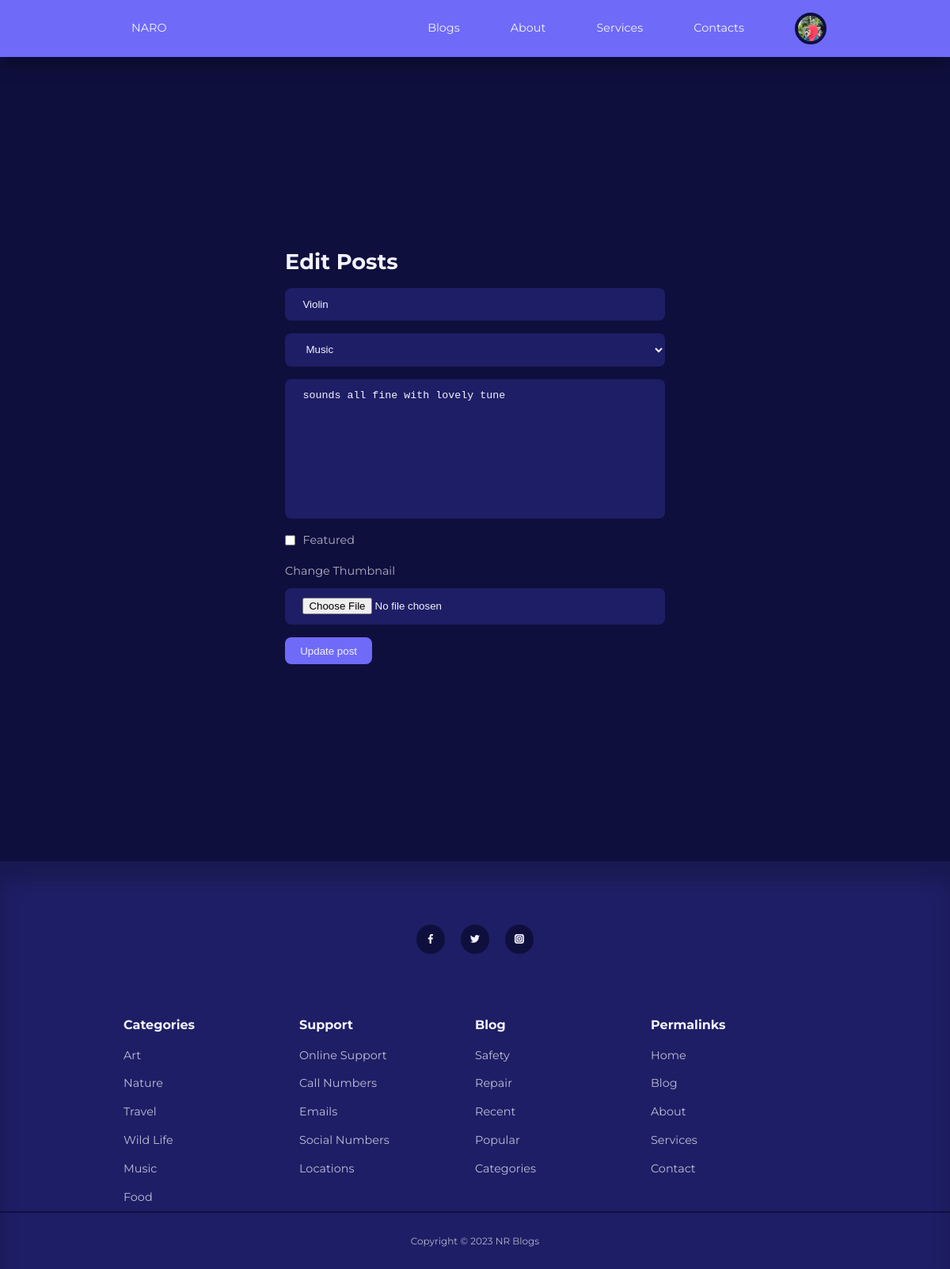
Page /Admin/edit-posts.php?id=7 (signed in) on the committed database.
### tables this page shows
CREATE TABLE `users` (
  `id` int(11) UNSIGNED NOT NULL,
  `firstname` varchar(50) NOT NULL,
  `lastname` varchar(50) NOT NULL,
  `username` varchar(50) NOT NULL,
  `email` varchar(100) NOT NULL,
  `password` varchar(255) NOT NULL,
  `avatar` varchar(255) NOT NULL,
  `is_admin` tinyint(1) NOT NULL
);

CREATE TABLE `posts` (
  `po_id` int(11) UNSIGNED NOT NULL,
  `title` varchar(255) NOT NULL,
  `body` text NOT NULL,
  `thumbnail` varchar(255) NOT NULL,
  `date_time` timestamp NOT NULL DEFAULT current_timestamp(),
  `category_id` int(11) UNSIGNED DEFAULT NULL,
  `author_id` int(11) UNSIGNED NOT NULL,
  `is_featured` tinyint(1) NOT NULL
);

CREATE TABLE `category` (
  `cat_id` int(11) UNSIGNED NOT NULL,
  `title` varchar(50) NOT NULL,
  `description` text NOT NULL
);

### Admin/partials/header.php (called while the page is built, shortened)
<?php
require '../partials/header.php';

### Admin/edit-posts.php (the view, shortened to what this page needs)
<?php
include 'partials/header.php';
$category_query = "SELECT * FROM category";
$categories = mysqli_query($conn, $category_query);
if (isset($_GET['id'])) {
   $id = filter_var($_GET['id'], FILTER_SANITIZE_NUMBER_INT);
   $query = "SELECT * FROM posts WHERE po_id = ?";
   $stmt = mysqli_prepare($conn, $query);
   if ($stmt) {
       mysqli_stmt_bind_param($stmt, 'i', $id);
       mysqli_stmt_execute($stmt);
       $result = mysqli_stmt_get_result($stmt);
       $post = mysqli_fetch_assoc($result);
   } else {
       header('location:' . ROOT_URL . 'Admin/');
       exit();
   }
} else {
    header('location:' . ROOT_URL . 'Admin/');
    exit();
}
?>
<section class="form_section">
    <div class="container form_section-container">
        <h2>Edit Posts</h2>
        <form action="<?= ROOT_URL ?>Admin/edit-post-logic.php" enctype="multipart/form-data" method="POST">
            <input type="text" name="title" value="<?= $post['title'] ?>" placeholder="Title" required>
            <select name="category" required>
                <?php while ($category = mysqli_fetch_assoc($categories)) :?>
                    <option value="<?= $category['cat_id'] ?>" <?= $category['cat_id'] == $post['category_id'] ? 'selected' : '' ?>>
                        <?= $category['title'] ?>
                    </option>
                <?php endwhile ?>
            </select>
            <textarea name="body" rows="10" placeholder="Body" required><?= $post['body'] ?></textarea>
            <div class="form_control inline">
                <input type="checkbox" id="is_featured" name="is_featured" value="1" <?= $post['is_featured'] == 1 ? 'checked' : '' ?>>
                <label for="is_featured">Featured</label>
            </div>
            <div class="form_control">
               <label for="thumbnail">Change Thumbnail</label>
               <input type="file" id="thumbnail" name="thumbnail">
            </div>
            <button type="submit" name="submit" class="btn">Update post</button>
        </form>
    </div>
</section>
<?php
include '../partials/footer.php';
?>

### partials/header.php (shortened to what this page needs)
<?php
require 'config/database.php';
if (isset($_SESSION['user-id'])) {
    $id = filter_var($_SESSION['user-id'], FILTER_SANITIZE_NUMBER_INT);
    $query = "SELECT avatar FROM users WHERE id=$id";
    $result = mysqli_query($conn, $query);
    $avatar = mysqli_fetch_assoc($result);
}
?>
<!DOCTYPE html>
<html lang="en">
<head>
    <link rel="stylesheet" href="<?= ROOT_URL?>css/style.css">
    <link rel="stylesheet" href="https://unicons.iconscout.com/release/v4.0.0/css/line.css">
    <link rel="stylesheet" href="https://unicons.iconscout.com/release/v4.0.0/css/solid.css">
</head>
<body>
    <nav>
        <div class="container nav_container">
        <a href="<?= ROOT_URL?>"  class="nav_logo">NARO</a>
                          <ul class="nav_items">
                            <li><a href="<?= ROOT_URL?>blog.php"> Blogs</a></li>
                            <li><a href="<?= ROOT_URL?>about.php">About</a></li>
                            <li><a href="<?= ROOT_URL?>services.php">Services</a></li>
                            <li><a href="<?= ROOT_URL?>contact.php">Contacts</a></li>
                          <?php
                             if (isset($_SESSION['user-id'])):  ?>
                             <li class="nav_profile">
                                <div class="avatar">
                                     <img src="<?= ROOT_URL . 'Images/' .$avatar['avatar'] ?>" >
                                </div>
                            </li>
                            <?php else :?>
                          <li><a href="<?= ROOT_URL?>signin.php">Signin</a></li>
                           <?php endif ?>
                          </ul>
        </div>
    </nav>

### css/style.css (style rules this page uses)
:root { --color-primary: #6f6af8; --color-primary-light: hsl(242,91%,64,18%); --color-primary-variant:#5854c7; --color-primary-red:#da0f3f; --color-red-light:hsl(346,87%,46%,15%); --color-green:#00c476; --color-green-light:hsl(156,100%,38%,15%); --color-gray-900:#1e1e66; --color-gray-700:#2d2b7c; --color-gray-300:rgba(242,242,254,0.3); --color-gray-200:rgba(242,242,254,0.7); --color-white:#f2f2fe; --color-bg:#0f0f3e; --transition:all 300ms ease; --container-width-lg:74%; --container-width-md:88%; --form-width:40%; --card-border-radius-1:0.3rem; --card-border-radius-2:0.5rem; --card-border-radius-3:0.8rem; --card-border-radius-4:2rem; --card-border-radius-5:5rem; }
* { margin:0; padding:0; outline: 0; border:0; appearance: 0; list-style: none; text-decoration: none; box-sizing: border-box; }
body { font-family: 'Montserrat', sans-serif; line-height: 1.6; color: var(--color-gray-200); overflow-x: hidden; background: var(--color-bg); font-size: 0.9rem; }
.container { width: var(--container-width-lg); max-width: 1800px; margin-inline: auto; }
section { margin-top: 3rem; width: 100vw; }
h1, h2, h3, h4,h5 { color: var(--color-white); line-height: 1.3; }
h2 { font-size: 1.7rem; margin: 1rem 0; }
a { color: var(--color-white); transition: var(--transition); }
img { display: block; width: 100%; object-fit: cover; }
nav { background: var(--color-primary); width: 100vw; height: 4.5rem; position: fixed; top: 0; z-index: 10; box-shadow: 0 1rem 1rem rgba(0, 0,0,0.2); }
.nav_container { height: 100%; display: flex; align-items: center; justify-content: space-between; }
.nav_logo { flex: 1; padding: 10px; }
.avatar { width: 2.5rem; height: 2.5rem; border-radius: 50%; overflow: hidden; border: 0.3rem solid var(--color-bg); }
.nav_items { display: flex; align-items: center; gap: 4rem; opacity: 3; }
.nav_profile { position: relative; cursor: pointer; }
.btn { display: inline-block; width: fit-content; padding: 0.6rem 1.2rem; background-color: var(--color-primary); border-radius: var(--card-border-radius-2); cursor: pointer; transition: var(--transition); color: var(--color-white); }
.form_section { display: grid; place-items: center; height: 130vh; }
.form_section-container { width: var(--form-width); }
form { display: flex; flex-direction: column; gap: 1rem; }
.form_control { display: flex; flex-direction: column; gap: 0.6rem; }
.form_control.inline { flex-direction: row; align-items: center; }
input, textarea, select { padding: 0.8rem 1.4rem; background-color: var(--color-gray-900); border-radius: var(--card-border-radius-2); resize: none; color: var(--color-white); }

### rows in the picture
users: avatar (picture)
posts: title "Violin", category "Music", body "sounds all fine with lovely tune"
